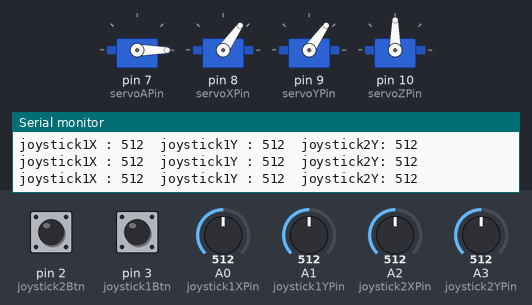
Bench run of a sketch on a simulated Arduino Uno, built with avr-gcc and run on an emulated ATmega328P. Parts: 4 × servo, the last lines printed to the serial monitor. Inputs (shaded band) come from the test bench; at power-on: A0 (joystick1XPin) = 512, A3 (joystick2YPin) = 512, A2 (joystick2XPin) = 512, pin 2 (joystick2Btn) HIGH, pin 3 (joystick1Btn) HIGH, A1 (joystick1YPin) = 512.

Above: at 1.2 s.
1.3 s: A0 (joystick1XPin) set to 30
At 2.9 s:
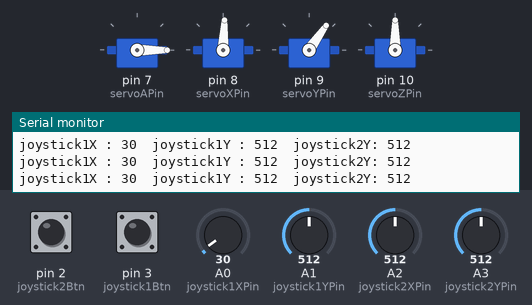
3.3 s: A3 (joystick2YPin) set to 990
At 5.8 s:
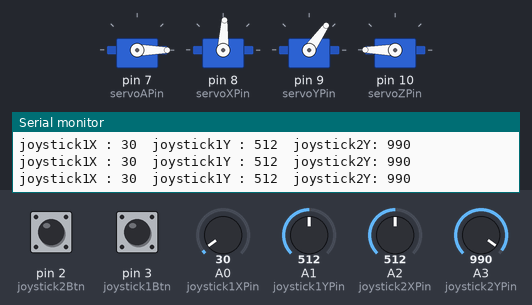
6.3 s: A3 (joystick2YPin) set to 1015
9.3 s: A2 (joystick2XPin) set to 306
At 10.6 s:
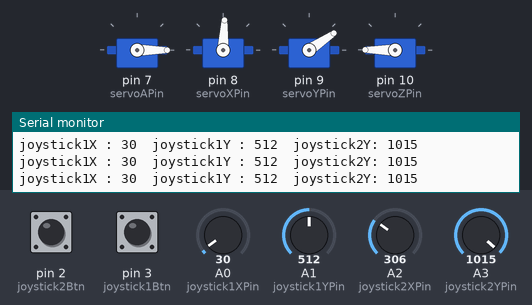
11.1 s: A0 (joystick1XPin) set to 306
At 11.8 s:
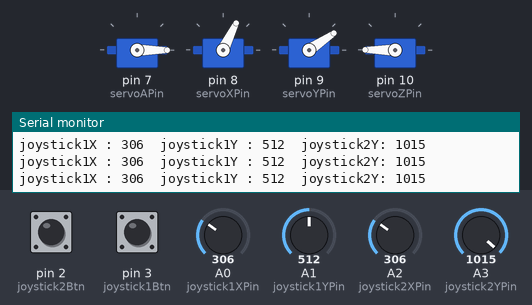
13.0 s: A3 (joystick2YPin) set to 716
At 15.1 s:
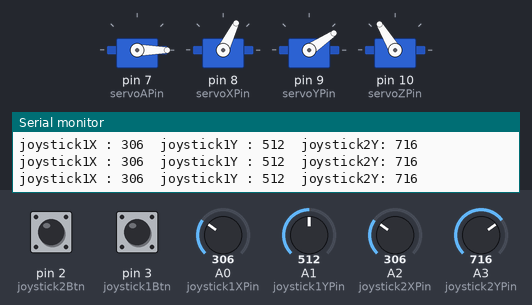
Timing chart, 0 to 16.6 s (numbered marks = the images above; inputs shaded):
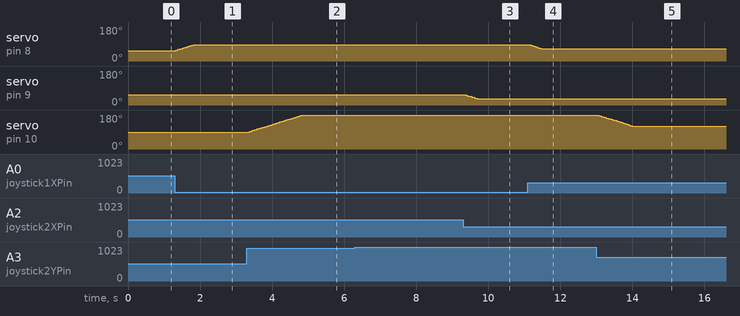

Measured:
- after the input at 1.3 s, servo on pin 8 (servoXPin): moves from 55° to 87° over 0.52 s, starting at once
- after the input at 3.3 s, servo on pin 10 (servoZPin): moves from 90° to 180° over 1.5 s, starting after 0.06 s
- after the input at 9.3 s, servo on pin 9 (servoYPin): moves from 55° to 34° over 0.35 s, starting after 0.05 s
- after the input at 11.1 s, servo on pin 8 (servoXPin): moves from 87° to 64° over 0.38 s, starting after 0.05 s
- after the input at 13.0 s, servo on pin 10 (servoZPin): moves from 180° to 121° over 0.95 s, starting at once

The sketch:

robot_kol.ino
```cpp
#include <VarSpeedServo.h>

VarSpeedServo servoA; // Tutamaç için servo nesnesi (SG90)
VarSpeedServo servoX; // X ekseni için servo nesnesi (MG945)
VarSpeedServo servoY; // Y ekseni için servo nesnesi (MG945)
VarSpeedServo servoZ; // Z ekseni için servo nesnesi (MG995)

const int servoAPin = 7;   // Tutamaç servosunun bağlı olduğu pin //SG90
const int servoXPin = 8;   // X ekseni servosunun bağlı olduğu pin //MG945
const int servoYPin = 9;   // Y ekseni servosunun bağlı olduğu pin //MG945
const int servoZPin = 10;  // Z ekseni 360 derece servosunun bağlı olduğu pin //MG995

const int joystick1XPin = A0; // Joystick X ekseninin bağlı olduğu analog pin
const int joystick1YPin = A1; // Joystick Y ekseninin bağlı olduğu analog pin
const int joystick1Btn = 3; // Joystick X ekseninin bağlı olduğu Buton
const int joystick2Btn = 2; // Joystick X ekseninin bağlı olduğu Buton
const int joystick2XPin = A2; // Joystick X ekseninin bağlı olduğu analog pin
const int joystick2YPin = A3; // Joystick Y ekseninin bağlı olduğu analog pin

int btn1Durum=0;
int btn2Durum=0;

const int joystickOrtaMin = 400; // Joystick'in ortada olduğu minimum değer
const int joystickOrtaMax = 600; // Joystick'in ortada olduğu maksimum değer

int hedefAcisiA = 55; // X ekseni için başlangıç hedef açısı
int hedefAcisiX = 55; // X ekseni için başlangıç hedef açısı
int hedefAcisiY = 55; // Y ekseni için başlangıç hedef açısı
int hedefAcisiZ = 90; // X ekseni için başlangıç hedef açısı


// Joystick ekseninden okunan değeri alıp, ilgili servoyu kontrol eden fonksiyon
void kontrolServoMERKEZ(int joystickDegeri, VarSpeedServo& servo, int& hedefAcisi) {
  if (joystickDegeri < joystickOrtaMin) {
    hedefAcisi = map(joystickDegeri, 0, joystickOrtaMin, 5, 95);
    hedefAcisi = constrain(hedefAcisi, 5, 95);
    servo.write(hedefAcisi, 50);
  } else if (joystickDegeri > joystickOrtaMax) {
    hedefAcisi = map(joystickDegeri, joystickOrtaMax, 1023, 95, 190);
    hedefAcisi = constrain(hedefAcisi, 95, 190);
    servo.write(hedefAcisi, 50);
  } else {
      servo.write(90); // Sürekli dönüşlü servo için durma komutu     ==> MG995 <==    için
  }
}

void kontrolServoSOL(int joystickDegeri, VarSpeedServo& servo, int& hedefAcisi) {
  if (joystickDegeri < joystickOrtaMin) {
    hedefAcisi = map(joystickDegeri, 0, joystickOrtaMin, 0, 45);
    hedefAcisi = constrain(hedefAcisi, 0, 45);
    servo.write(hedefAcisi, 50);
  } else if (joystickDegeri > joystickOrtaMax) {
    hedefAcisi = map(joystickDegeri, joystickOrtaMax, 1023, 45, 90);
    hedefAcisi = constrain(hedefAcisi, 45, 90);
    servo.write(hedefAcisi, 50);
  } else {
      servo.stop(); // Pozisyonel servo için hareketi durdur MG945 içim
  }
}


void kontrolServoSAG(int joystickDegeri, VarSpeedServo& servo, int& hedefAcisi) {
  joystickDegeri = 1023 - joystickDegeri;

  if (joystickDegeri < joystickOrtaMin) {


    hedefAcisi = map(joystickDegeri, 0, joystickOrtaMin, 0, 55);
    hedefAcisi = constrain(hedefAcisi, 0, 55);
    servo.write(hedefAcisi, 50);
  } else if (joystickDegeri > joystickOrtaMax) {
    hedefAcisi = map(joystickDegeri, joystickOrtaMax, 1023, 55, 90);
    hedefAcisi = constrain(hedefAcisi, 55, 90);
    servo.write(hedefAcisi, 50);
  } else {
      servo.stop(); // Pozisyonel servo için hareketi durdur MG945 içim
  }
}


void tutamac()
{
  btn1Durum = digitalRead(joystick1Btn);
  btn2Durum = digitalRead(joystick2Btn);

  if(btn1Durum==false || btn2Durum==false )
    servoA.write(60);
  else
    servoA.write(0);

  //Serial.println(servoA.read());

}


void setup() {
  servoA.attach(servoAPin); // Tutamaç ekseni servosunu bağla
  servoX.attach(servoXPin); // X ekseni servosunu bağla
  servoY.attach(servoYPin); // Y ekseni servosunu bağla
  servoZ.attach(servoZPin); // Z ekseni servosunu bağla

  servoA.write(hedefAcisiA); // A ekseni servosunu başlangıç pozisyonuna al
  servoX.write(hedefAcisiX); // X ekseni servosunu başlangıç pozisyonuna al
  servoY.write(hedefAcisiY); // Y ekseni servosunu başlangıç pozisyonuna al
 // servoZ.write(hedefAcisiZ); // Z ekseni servosunu başlangıç pozisyonuna al

  pinMode(joystick1Btn, INPUT_PULLUP);
  pinMode(joystick2Btn, INPUT_PULLUP);

  Serial.begin(9600);       // Seri iletişimi başlat (debug için)
}


void loop() {
  int joystick1X = analogRead(joystick1XPin); // Joystick X ekseninden değer oku
  int joystick1Y = analogRead(joystick1YPin); // Joystick Y ekseninden değer oku
  int joystick2X = analogRead(joystick2XPin); // Joystick Y ekseninden değer oku
  int joystick2Y = analogRead(joystick2YPin); // Joystick Y ekseninden değer oku
  tutamac();

/*
  Serial.print("Joystick X Değeri: ");
  Serial.print(joystick1X);
  Serial.print("\tJoystick Y Değeri: ");
  Serial.print(joystick1Y);
*/
/*
  Serial.print("\t\tServo X Değeri: ");
  Serial.print(servoX.read());
  Serial.print("\tServo Y Değeri: ");
  Serial.println(servoY.read());
 */

  if(joystick1X > 1000 && joystick1Y > 1000 && joystick2Y > 1000)
  {
    servoX.stop();
    servoY.stop();
    servoZ.write(90);
    Serial.println("SINYAL YOK");
    delay(2000);

  }
  else
  {

      // X ekseni servosunu kontrol et (MG945 olduğunu varsayıyoruz)
      kontrolServoSAG(joystick1X, servoX, hedefAcisiX);

      // Y ekseni servosunu kontrol et (MG945 olduğunu varsayıyoruz)
      kontrolServoSOL(joystick2X, servoY, hedefAcisiY);

      // Z ekseni servosunu kontrol et (MG995 olduğunu varsayıyoruz)
      Serial.print("joystick1X : ");
      Serial.print(joystick1X);
      Serial.print("\tjoystick1Y : ");
      Serial.print(joystick1Y);
      Serial.print("\tjoystick2Y: ");
      Serial.println(joystick2Y);
      kontrolServoMERKEZ(joystick2Y, servoZ, hedefAcisiZ);
  }

  delay(50); // Okumalar arasında kısa bir gecikme
}
```
